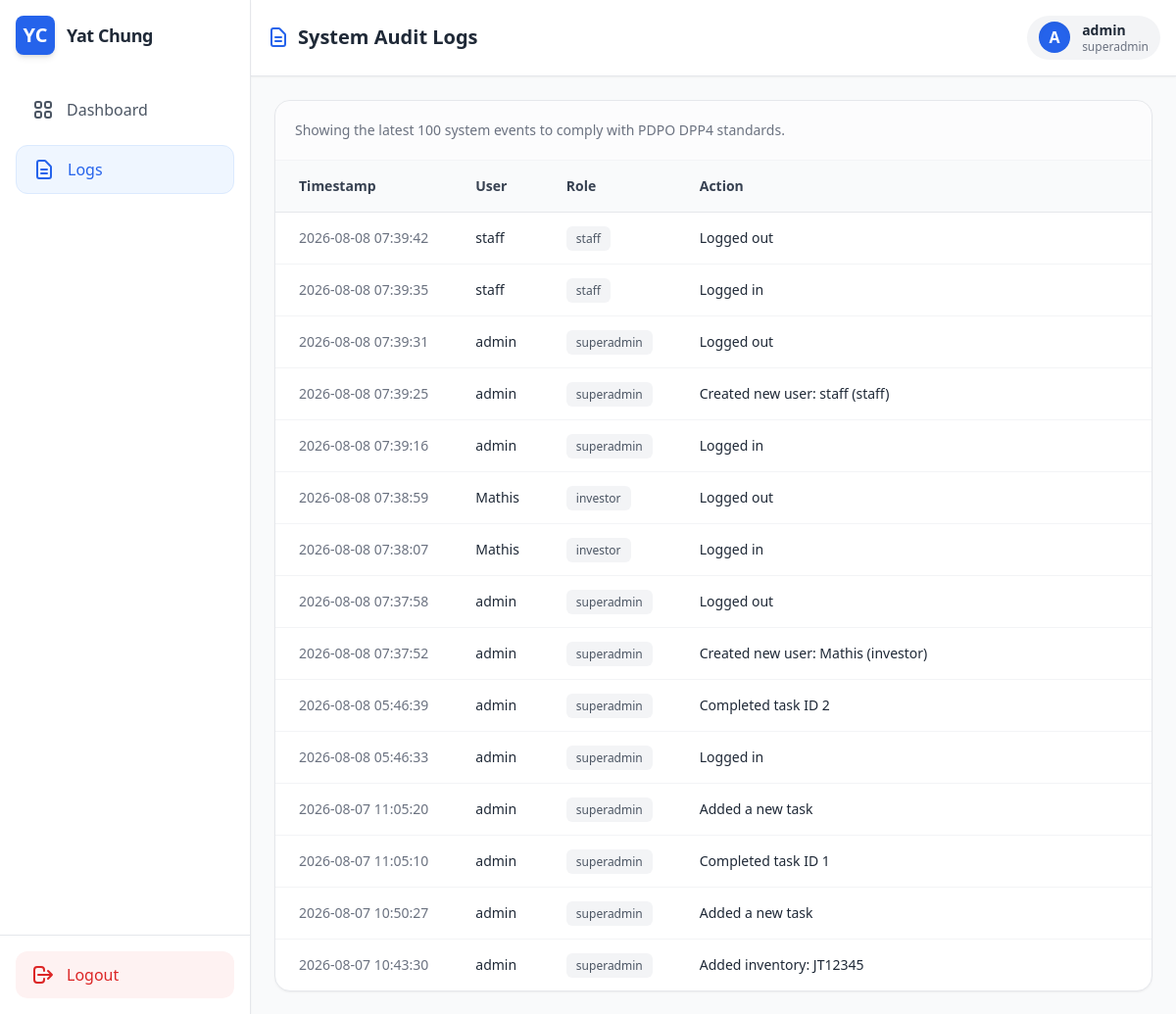
Before: /admin/logs (signed in) with the older database file.
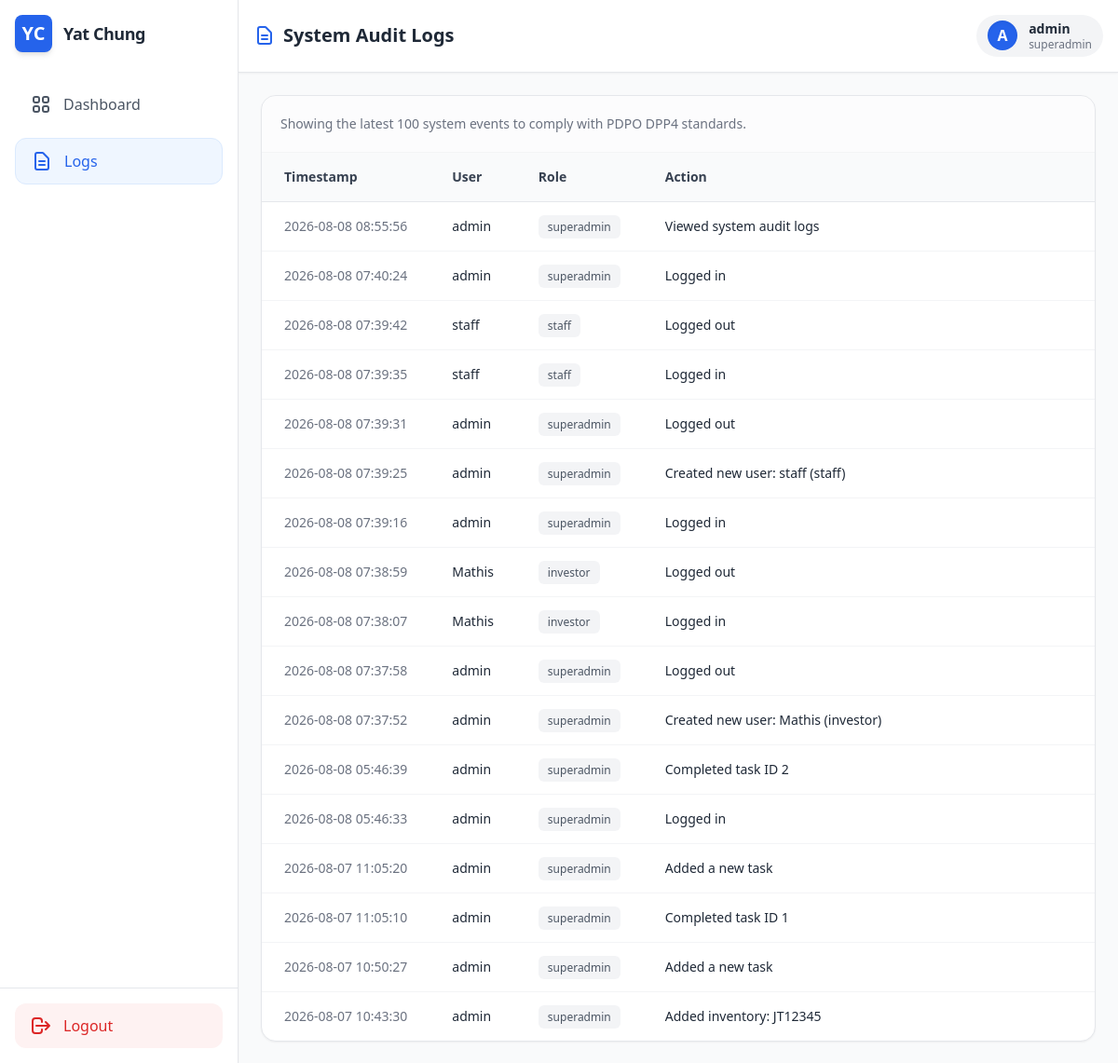
After: the same page with the newer database file.
### app.py (models this page shows, shortened)
class User(UserMixin, db.Model):
    __tablename__ = 'users'
    id = db.Column(db.Integer, primary_key=True)
    username = db.Column(db.String(80), unique=True, nullable=False)
    password_hash = db.Column(db.String(128), nullable=False)
    role = db.Column(db.String(20), nullable=False, default='staff')

class AuditLog(db.Model):
    __tablename__ = 'audit_logs'
    id = db.Column(db.Integer, primary_key=True)
    user_id = db.Column(db.Integer, db.ForeignKey('users.id'), nullable=False)
    action = db.Column(db.String(255), nullable=False)
    timestamp = db.Column(db.DateTime, default=db.func.current_timestamp())
    user = db.relationship('User', backref=db.backref('audit_logs', lazy=True))

### app.py (the view)
@app.route('/admin/logs')
@login_required
@requires_roles('superadmin')
def view_logs():
    logs = AuditLog.query.order_by(AuditLog.timestamp.desc()).limit(100).all()
    access_log = AuditLog(user_id=current_user.id, action="Viewed system audit logs")
    db.session.add(access_log)
    db.session.commit()
    return render_template('logs.html', user=current_user, logs=logs)

### app.py (called while the page is built)
@login_manager.user_loader
def load_user(user_id):
    return User.query.get(int(user_id))

def requires_roles(*roles):
    def wrapper(f):
        @wraps(f)
        def wrapped(*args, **kwargs):
            if current_user.role not in roles and current_user.role != 'superadmin':
                flash('Access denied: You do not have the required permissions.', 'error')
                return redirect(url_for('dashboard'))
            return f(*args, **kwargs)
        return wrapped
    return wrapper

### templates/logs.html (shortened to what this page needs)
<!DOCTYPE html>
<html lang="en" class="light">
<head>
    <script src="https://cdn.tailwindcss.com"></script>
</head>
<body class="bg-gray-50 dark:bg-gray-900 text-gray-800 dark:text-gray-100 h-screen flex overflow-hidden">
    <aside class="w-24 md:w-64 bg-white dark:bg-gray-800 border-r border-gray-200 dark:border-gray-700 flex flex-col justify-between shadow-sm z-10 transition-all">
        <div class="p-4">
            <div class="flex items-center justify-center md:justify-start gap-3 mb-8">
                <div class="w-10 h-10 bg-primary text-white rounded-lg flex items-center justify-center font-bold text-xl shadow-md">YC</div>
                <h1 class="hidden md:block font-bold text-lg tracking-tight">Yat Chung</h1>
            </div>
            <nav class="space-y-3">
                <a href="{{ url_for('dashboard') }}" class="w-full flex items-center justify-center md:justify-start gap-3 px-4 py-3 hover:bg-gray-100 dark:hover:bg-gray-700 rounded-xl font-medium transition-colors text-gray-600 dark:text-gray-300">
                    <span class="hidden md:inline">Dashboard</span>
                </a>
                <a href="{{ url_for('view_logs') }}" class="w-full flex items-center justify-center md:justify-start gap-3 px-4 py-3 bg-blue-50 dark:bg-blue-900/30 text-primary border border-blue-100 dark:border-blue-800 rounded-xl font-medium transition-colors">
                    <svg class="w-6 h-6" fill="none" stroke="currentColor" viewBox="0 0 24 24"><path stroke-linecap="round" stroke-linejoin="round" stroke-width="2" d="M9 12h6m-6 4h6m2 5H7a2 2 0 01-2-2V5a2 2 0 012-2h5.586a1 1 0 01.707.293l5.414 5.414a1 1 0 01.293.707V19a2 2 0 01-2 2z"></path></svg>
                    <span class="hidden md:inline">Logs</span>
                </a>
            </nav>
        </div>
        <div class="p-4 border-t border-gray-200 dark:border-gray-700 space-y-3">
            <a href="{{ url_for('logout') }}" class="w-full flex items-center justify-center md:justify-start gap-3 px-4 py-3 bg-red-50 text-red-600 dark:bg-red-900/20 dark:text-red-400 hover:bg-red-100 dark:hover:bg-red-900/40 rounded-xl font-medium transition-colors">
                <svg class="w-6 h-6" fill="none" stroke="currentColor" viewBox="0 0 24 24"><path stroke-linecap="round" stroke-linejoin="round" stroke-width="2" d="M17 16l4-4m0 0l-4-4m4 4H7m6 4v1a3 3 0 01-3 3H6a3 3 0 01-3-3V7a3 3 0 013-3h4a3 3 0 013 3v1"></path></svg>
                <span class="hidden md:inline">Logout</span>
            </a>
        </div>
    </aside>
    <main class="flex-1 flex flex-col h-full overflow-hidden relative">
        <header class="bg-white dark:bg-gray-800 border-b border-gray-200 dark:border-gray-700 p-4 flex justify-between items-center shadow-sm z-0">
            <h2 class="text-xl font-bold text-gray-800 dark:text-white flex items-center gap-2">
                <svg class="w-6 h-6 text-primary" fill="none" stroke="currentColor" viewBox="0 0 24 24"><path stroke-linecap="round" stroke-linejoin="round" stroke-width="2" d="M9 12h6m-6 4h6m2 5H7a2 2 0 01-2-2V5a2 2 0 012-2h5.586a1 1 0 01.707.293l5.414 5.414a1 1 0 01.293.707V19a2 2 0 01-2 2z"></path></svg>
                System Audit Logs
            </h2>
            <div class="flex items-center gap-3 px-3 py-1.5 bg-gray-100 dark:bg-gray-700 rounded-full">
                <div class="w-8 h-8 bg-primary text-white rounded-full flex items-center justify-center font-bold shadow-inner">
                    {{ user.username[0] | upper if user else 'U' }}
                </div>
                <div class="hidden sm:block text-sm">
                    <p class="font-bold leading-tight">{{ user.username if user else 'Staff User' }}</p>
                    <p class="text-xs text-gray-500 dark:text-gray-400 leading-tight">{{ user.role if user else 'Staff' }}</p>
                </div>
            </div>
        </header>
        <div class="flex-1 overflow-y-auto p-4 md:p-6">
            <div class="bg-white dark:bg-gray-800 border border-gray-200 dark:border-gray-700 rounded-2xl shadow-sm overflow-hidden flex flex-col">
                <div class="p-5 border-b border-gray-100 dark:border-gray-700 bg-gray-50/50 dark:bg-gray-800/50 flex justify-between items-center">
                    <p class="text-sm text-gray-500 dark:text-gray-400">Showing the latest 100 system events to comply with PDPO DPP4 standards.</p>
                </div>
                <div class="overflow-x-auto">
                    <table class="w-full text-left border-collapse">
                        <thead>
                            <tr class="bg-gray-50 dark:bg-gray-900 border-b border-gray-200 dark:border-gray-700">
                                <th class="py-4 px-6 font-semibold text-sm text-gray-700 dark:text-gray-300">Timestamp</th>
                                <th class="py-4 px-6 font-semibold text-sm text-gray-700 dark:text-gray-300">User</th>
                                <th class="py-4 px-6 font-semibold text-sm text-gray-700 dark:text-gray-300">Role</th>
                                <th class="py-4 px-6 font-semibold text-sm text-gray-700 dark:text-gray-300">Action</th>
                            </tr>
                        </thead>
                        <tbody class="divide-y divide-gray-100 dark:divide-gray-700">
                            {% for log in logs %}
                            <tr class="hover:bg-gray-50/50 dark:hover:bg-gray-800/50 transition-colors">
                                <td class="py-4 px-6 text-sm text-gray-500 dark:text-gray-400 whitespace-nowrap">
                                    {{ log.timestamp.strftime('%Y-%m-%d %H:%M:%S') }}
                                </td>
                                <td class="py-4 px-6 text-sm font-medium text-gray-800 dark:text-gray-200">
                                    {{ log.user.username }}
                                </td>
                                <td class="py-4 px-6 text-sm text-gray-600 dark:text-gray-400">
                                    <span class="px-2.5 py-1 bg-gray-100 dark:bg-gray-700 rounded-md text-xs font-medium">
                                        {{ log.user.role }}
                                    </span>
                                </td>
                                <td class="py-4 px-6 text-sm text-gray-800 dark:text-gray-300 w-full">
                                    {{ log.action }}
                                </td>
                            </tr>
                            {% else %}
                            <tr>
                                <td colspan="4" class="py-8 text-center text-gray-500 dark:text-gray-400 italic">
                                    No audit logs found.
                                </td>
                            </tr>
                            {% endfor %}
                        </tbody>
                    </table>
                </div>
            </div>
        </div>
    </main>
</body>
</html>

### templates/logs.html (style rules this page uses)
body { transition: background-color 0.3s ease, color 0.3s ease; }

Changed rows visible on the page:
added AuditLog: timestamp "2026-08-08 08:55:56", user.username "admin", user.role "superadmin", action "Viewed system audit logs"
added AuditLog: timestamp "2026-08-08 07:40:24", user.username "admin", user.role "superadmin", action "Logged in"
